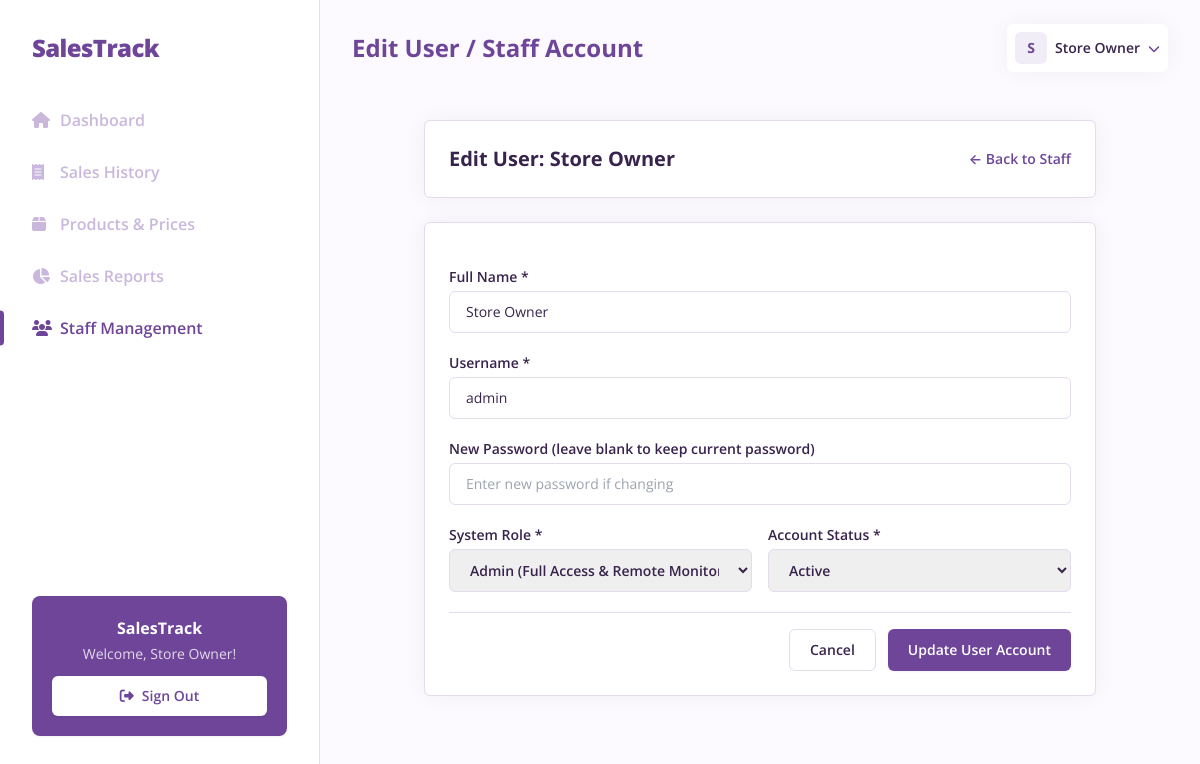
Page /admin/staff-edit.php?id=1 (signed in) on the committed database.
### tables this page shows
CREATE TABLE `users` (
  `id` INT AUTO_INCREMENT PRIMARY KEY,
  `name` VARCHAR(100) NOT NULL,
  `username` VARCHAR(50) NOT NULL UNIQUE,
  `password` VARCHAR(255) NOT NULL,
  `role` ENUM('admin', 'staff') NOT NULL DEFAULT 'staff',
  `status` ENUM('active', 'inactive') NOT NULL DEFAULT 'active',
  `created_at` DATETIME DEFAULT CURRENT_TIMESTAMP,
  `updated_at` DATETIME DEFAULT CURRENT_TIMESTAMP ON UPDATE CURRENT_TIMESTAMP
);

### includes/auth.php (called while the page is built, shortened)
<?php
function isLoggedIn(): bool {
    return isset($_SESSION['user_id']) && !empty($_SESSION['user_id']);
}
function getCurrentUser(): ?array {
    return [
        'id'       => $_SESSION['user_id'],
        'name'     => $_SESSION['user_name'] ?? '',
        'username' => $_SESSION['user_username'] ?? '',
        'role'     => $_SESSION['user_role'] ?? '',
    ];
}
function e(?string $string): string {
    return htmlspecialchars($string ?? '', ENT_QUOTES, 'UTF-8');
}

### admin/staff-edit.php (the view, shortened to what this page needs)
<?php
$pageTitle = 'Edit User / Staff Account';
$userId = intval($_GET['id'] ?? 0);
$db = getDBConnection();
$stmt = $db->prepare('SELECT id, name, username, role, status FROM users WHERE id = :id');
$stmt->execute([':id' => $userId]);
$user = $stmt->fetch();
include __DIR__ . '/../includes/header.php';
?>
<div class="max-w-2xl mx-auto py-6 space-y-6">
    <div class="w-full rounded-md border border-brand-200 bg-white shadow-card p-6 flex items-center justify-between">
        <h1 class="text-xl font-bold text-brand-700">Edit User: <?= e($user['name']); ?></h1>
        <a href="/admin/staff.php" class="text-sm font-semibold text-brand-500 hover:text-brand-600 transition-colors">&larr; Back to Staff</a>
    </div>
    <form action="/actions/update-staff.php" method="POST" class="w-full rounded-md border border-brand-200 bg-white shadow-card p-6 space-y-5">
        <div>
            <label for="name" class="block text-sm font-semibold text-brand-700 mb-1">Full Name *</label>
            <input type="text" id="name" name="name" value="<?= e($user['name']); ?>" required class="w-full px-4 py-2.5 rounded-md border border-brand-200 text-sm text-brand-700 focus:outline-none focus:border-brand-500">
        </div>
        <div>
            <label for="username" class="block text-sm font-semibold text-brand-700 mb-1">Username *</label>
            <input type="text" id="username" name="username" value="<?= e($user['username']); ?>" required class="w-full px-4 py-2.5 rounded-md border border-brand-200 text-sm text-brand-700 focus:outline-none focus:border-brand-500">
        </div>
        <div>
            <label for="password" class="block text-sm font-semibold text-brand-700 mb-1">New Password (leave blank to keep current password)</label>
            <input type="password" id="password" name="password" placeholder="Enter new password if changing" class="w-full px-4 py-2.5 rounded-md border border-brand-200 text-sm text-brand-700 focus:outline-none focus:border-brand-500">
        </div>
        <div class="grid grid-cols-1 sm:grid-cols-2 gap-4">
            <div>
                <label for="role" class="block text-sm font-semibold text-brand-700 mb-1">System Role *</label>
                <select id="role" name="role" class="w-full px-4 py-2.5 rounded-md border border-brand-200 text-sm font-semibold text-brand-700 focus:outline-none focus:border-brand-500">
                    <option value="admin" <?= $user['role'] === 'admin' ? 'selected' : ''; ?>>Admin (Full Access & Remote Monitoring)</option>
                </select>
            </div>
            <div>
                <label for="status" class="block text-sm font-semibold text-brand-700 mb-1">Account Status *</label>
                <select id="status" name="status" class="w-full px-4 py-2.5 rounded-md border border-brand-200 text-sm font-semibold text-brand-700 focus:outline-none focus:border-brand-500">
                    <option value="active" <?= $user['status'] === 'active' ? 'selected' : ''; ?>>Active</option>
                </select>
            </div>
        </div>
        <div class="pt-4 border-t border-brand-200 flex justify-end gap-3">
            <a href="/admin/staff.php" class="px-5 py-2.5 rounded-md border border-brand-200 text-brand-700 font-semibold text-sm hover:bg-brand-50 transition-colors">Cancel</a>
            <button type="submit" class="px-5 py-2.5 rounded-md bg-brand-500 hover:bg-brand-600 text-white font-semibold text-sm shadow-sm transition-colors">Update User Account</button>
        </div>
    </form>
</div>
<?php include __DIR__ . '/../includes/footer.php'; ?>

### includes/header.php (shortened to what this page needs)
<?php
require_once __DIR__ . '/auth.php';
$currentUser = getCurrentUser();
$pageTitle = $pageTitle ?? 'SalesTrack';
?>
<!DOCTYPE html>
<html lang="en" class="h-full">
<head>
    <script src="https://cdn.tailwindcss.com"></script>
    <link href="https://cdnjs.cloudflare.com/ajax/libs/font-awesome/6.5.1/css/all.min.css" rel="stylesheet">
</head>
<body class="h-full bg-brand-50 text-brand-700 flex flex-col md:flex-row antialiased selection:bg-brand-500 selection:text-white">
    <div class="flex flex-1 w-full min-h-screen">
        <?php include __DIR__ . '/sidebar.php'; ?>
        <main class="flex-1 px-4 sm:px-6 lg:px-8 py-6 w-full overflow-y-auto">
            <div class="flex items-center justify-between mb-6">
                <h2 class="font-bold text-brand-500 text-xl lg:text-2xl leading-normal hidden md:block"><?= e($pageTitle); ?></h2>
                <div class="flex items-center gap-4 ml-auto">
                    <div class="relative">
                        <button class="flex items-center bg-white focus:outline-none text-sm duration-150 ease-in-out p-2 rounded-md shadow-card transition" id="profileDropdownBtn" type="button">
                            <div class="h-8 w-8 rounded-md bg-brand-100 flex items-center justify-center text-brand-500 font-bold text-sm">
                                <?= strtoupper(substr($currentUser['name'] ?? 'U', 0, 1)); ?>
                            </div>
                            <span class="font-semibold text-sm hidden lg:block ml-2 text-brand-700"><?= e($currentUser['name'] ?? 'User'); ?></span>
                            <span class="ml-2 text-brand-500"><i class="fas fa-chevron-down text-xs"></i></span>
                        </button>
                    </div>
                </div>
            </div>

### includes/sidebar.php (shortened to what this page needs)
<?php
$userRole = strtolower($currentUser['role'] ?? 'staff');
$currentUri = $_SERVER['REQUEST_URI'] ?? '';
if (!function_exists('isActiveNav')) {
    function isActiveNav(string $uri, string $currentUri): bool {
        $isActive = str_contains($currentUri, $uri);
        if (!$isActive) {
            if ($uri === '/admin/sales.php' && str_contains($currentUri, '/admin/sale-details.php')) $isActive = true;
            elseif ($uri === '/staff/sales.php' && str_contains($currentUri, '/staff/sale-details.php')) $isActive = true;
            elseif ($uri === '/admin/products.php' && (str_contains($currentUri, '/admin/product-create.php') || str_contains($currentUri, '/admin/product-edit.php'))) $isActive = true;
            elseif ($uri === '/admin/staff.php' && (str_contains($currentUri, '/admin/staff-create.php') || str_contains($currentUri, '/admin/staff-edit.php'))) $isActive = true;
            elseif ($uri === '/staff/products.php' && (str_contains($currentUri, '/staff/product-create.php') || str_contains($currentUri, '/staff/product-edit.php'))) $isActive = true;
        }
        return $isActive;
    }
}
$navCls = fn(string $uri) => isActiveNav($uri, $currentUri) ? 'active' : 'text-brand-300 hover:text-brand-500';
?>
<aside id="sidebarNav" class="fixed md:static inset-y-0 left-0 z-50 w-80 max-w-[85vw] bg-white flex flex-col h-full max-h-screen overflow-y-auto border-r border-brand-200 transform -translate-x-full md:translate-x-0 transition-transform duration-300 shadow-xl md:shadow-none flex-shrink-0">
    <nav class="px-6 py-6 sm:px-8 sm:py-8 flex-1 flex flex-col min-h-full">
        <div class="flex items-center justify-between mb-8">
            <a href="<?= $userRole === 'admin' ? '/admin/dashboard.php' : '/staff/dashboard.php'; ?>" class="flex items-center group">
                <span class="font-extrabold text-2xl tracking-tight text-[#6e4598] hover:text-[#5e3a82] transition-colors">SalesTrack</span>
            </a>
        </div>
        <ul class="space-y-1">
            <?php if ($userRole === 'admin'): ?>
                <li class="w-full py-3 relative"><a href="/admin/dashboard.php" class="nav-item flex items-center text-base font-semibold capitalize transition-colors duration-300 <?= $navCls('/admin/dashboard.php'); ?>"><i class="fas fa-home w-6"></i><span class="ml-1">Dashboard</span></a></li>
                <li class="w-full py-3 relative"><a href="/admin/sales.php" class="nav-item flex items-center text-base font-semibold capitalize transition-colors duration-300 <?= $navCls('/admin/sales.php'); ?>"><i class="fas fa-receipt w-6"></i><span class="ml-1">Sales History</span></a></li>
                <li class="w-full py-3 relative"><a href="/admin/products.php" class="nav-item flex items-center text-base font-semibold capitalize transition-colors duration-300 <?= $navCls('/admin/products.php'); ?>"><i class="fas fa-box w-6"></i><span class="ml-1">Products & Prices</span></a></li>
                <li class="w-full py-3 relative"><a href="/admin/reports.php" class="nav-item flex items-center text-base font-semibold capitalize transition-colors duration-300 <?= $navCls('/admin/reports.php'); ?>"><i class="fas fa-chart-pie w-6"></i><span class="ml-1">Sales Reports</span></a></li>
                <li class="w-full py-3 relative"><a href="/admin/staff.php" class="nav-item flex items-center text-base font-semibold capitalize transition-colors duration-300 <?= $navCls('/admin/staff.php'); ?>"><i class="fas fa-users w-6"></i><span class="ml-1">Staff Management</span></a></li>
            <?php endif; ?>
        </ul>
        <div class="mt-auto pt-6 pb-8">
            <div class="p-5 rounded-lg bg-brand-500 text-center shadow-sm">
                <h5 class="font-bold text-white text-base mb-1">SalesTrack</h5>
                <p class="mb-3 text-sm text-white/80">Welcome, <?= e($currentUser['name'] ?? 'User'); ?>!</p>
                <a href="/actions/logout.php" class="inline-flex items-center justify-center font-semibold text-brand-500 bg-white py-2.5 px-4 rounded-md w-full text-sm hover:bg-brand-50 transition-colors shadow-sm"><i class="fas fa-sign-out-alt mr-2"></i> Sign Out</a>
            </div>
        </div>
    </nav>
</aside>

### includes/header.php (style rules this page uses)
.nav-item { position: relative; transition: color 0.3s ease; }
.nav-item.active { color: #6e4598; font-weight: 600; }
.nav-item.active::before { content: ''; position: absolute; left: -2rem; top: 50%; transform: translateY(-50%); height: 2.2rem; width: 0.25rem; border-top-right-radius: 0.4rem; border-bottom-right-radius: 0.4rem; background-color: #6e4598; }

### rows in the picture
users: name "Store Owner", name "S", username "admin", role "Admin (Full Access & Remote Monitoring)", status "Active"

### other values in the picture
$pageTitle "Edit User / Staff Account"
